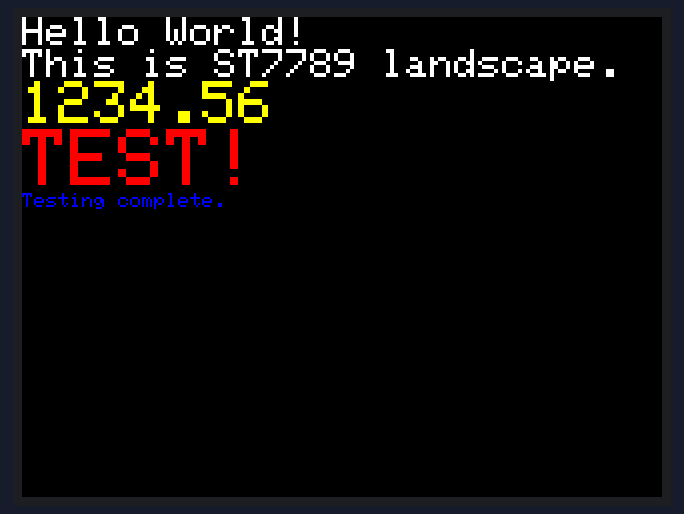
Bench run of a sketch on a simulated ESP32. On the bench: 320×240 colour display. What the sketch prints to the serial monitor is not drawn.

Above: at 0.9 s.
At 3.0 s:
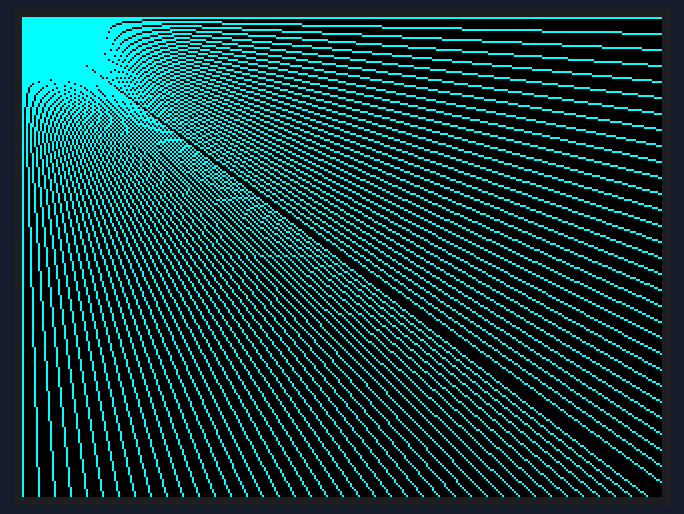
At 4.6 s:
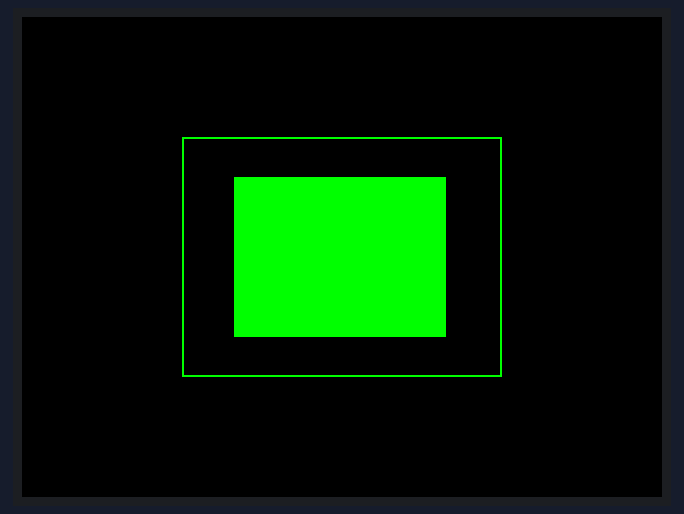
At 5.7 s:
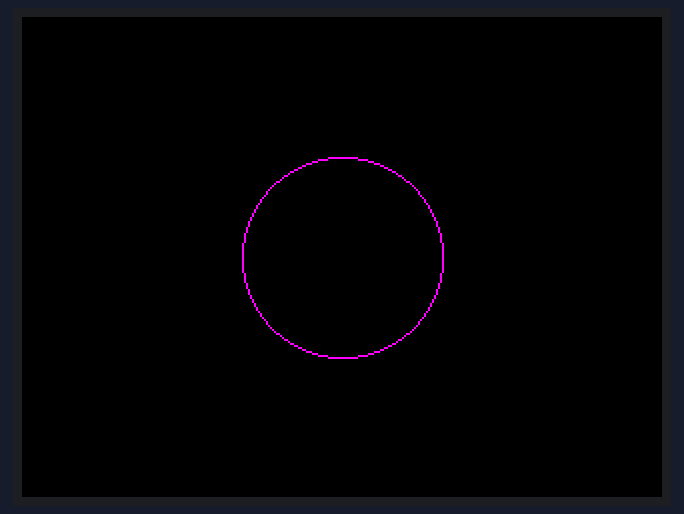
At 6.2 s:
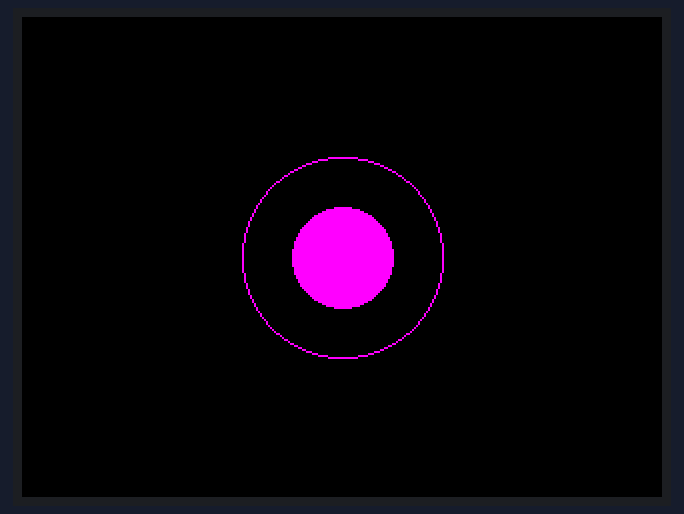
At 10.5 s:
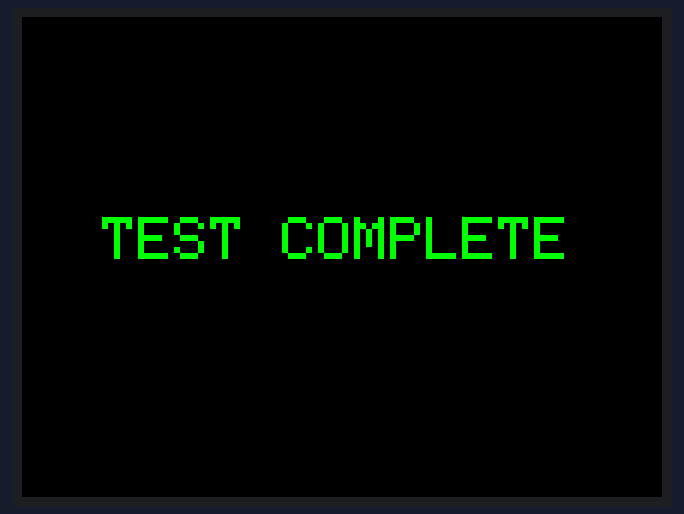

The sketch:

finalsketch_displaytest_inversionmethod.ino
```cpp
/*
  TFT_eSPI Library Test for ST7789 (320x240)

  This sketch will run all tests in landscape mode.
  It relies on your User_Setup.h file being
  correctly configured.
*/
#include <SPI.h>
#include <TFT_eSPI.h> // Include the configured library

// Create a TFT_eSPI object
TFT_eSPI tft = TFT_eSPI();

void setup() {
  Serial.begin(9600);
  Serial.println("TFT_eSPI ST7789 Test (Landscape)");

  tft.init(); // Initialize the library

  // --- LANDSCAPE MODE ---
  // setRotation(1) or setRotation(3) will give 320x240.
  // If this is upside-down, change 1 to 3.
  tft.setRotation(1);

  // --- USER REQUEST: Set background to BLACK ---
  // This should now work with TFT_INVERSION_OFF
  tft.fillScreen(TFT_BLACK);
  Serial.println("Screen set to black.");
  delay(500);

  // --- Start Test Sequence ---

  // Test 1: Text
  testText();
  delay(2000);

  // Test 2: Lines
  testLines(TFT_CYAN);
  delay(1000);

  // Test 3: Rectangles
  testRects(TFT_GREEN);
  delay(1000);

  // Test 4: Circles
  testCircles(TFT_MAGENTA);
  delay(1000);

  // Test 5: Screen Fills (R, G, B)
  testFillScreen();
  delay(1000);

  // --- Test Complete ---
  tft.fillScreen(TFT_BLACK);
  tft.setCursor(40, 100); // Centered for 320x240
  tft.setTextColor(TFT_GREEN);
  tft.setTextSize(3);

  // This text will now print correctly on one line
  tft.println("TEST COMPLETE");
  Serial.println("Test complete.");
}

void loop() {
  // The test runs once in setup(), so loop is empty.
}

// --- Helper Test Functions ---
// All functions now use tft.width() = 320 and tft.height() = 240

void testText() {
  tft.fillScreen(TFT_BLACK);
  tft.setCursor(0, 0);
  tft.setTextColor(TFT_WHITE);
  tft.setTextSize(2);
  tft.println("Hello World!");
  tft.println("This is ST7789 landscape.");

  tft.setTextColor(TFT_YELLOW);
  tft.setTextSize(3);
  tft.println(1234.56);

  tft.setTextColor(TFT_RED);
  tft.setTextSize(4);
  tft.println("TEST!");

  tft.setTextColor(TFT_BLUE);
  tft.setTextSize(1);
  tft.println("Testing complete.");
}

void testLines(uint16_t color) {
  tft.fillScreen(TFT_BLACK);
  // tft.width() is 320
  // tft.height() is 240
  for (int16_t x = 0; x < tft.width(); x += 8) {
    tft.drawLine(0, 0, x, tft.height() - 1, color);
  }
  for (int16_t y = 0; y < tft.height(); y += 8) {
    tft.drawLine(0, 0, tft.width() - 1, y, color);
  }
}

void testRects(uint16_t color) {
  tft.fillScreen(TFT_BLACK);
  tft.drawRect(tft.width() / 4, tft.height() / 4, tft.width() / 2, tft.height() / 2, color);
  delay(500);
  tft.fillRect(tft.width() / 3, tft.height() / 3, tft.width() / 3, tft.height() / 3, color);
}

void testCircles(uint16_t color) {
  tft.fillScreen(TFT_BLACK);
  tft.drawCircle(tft.width() / 2, tft.height() / 2, 50, color);
  delay(500);
  tft.fillCircle(tft.width() / 2, tft.height() / 2, 25, color);
}

void testFillScreen() {
  tft.fillScreen(TFT_RED);
  Serial.println("RED");
  delay(500);
  tft.fillScreen(TFT_GREEN);
  Serial.println("GREEN");
  delay(500);
  tft.fillScreen(TFT_BLUE);
  Serial.println("BLUE");
  delay(500);
  tft.fillScreen(TFT_BLACK);
  Serial.println("BLACK");
  delay(500);
}
```

Measured:
- what the display in image 0 shows lasts 2.1 s, from 0.8 s to 2.9 s
- what the display in image 1 shows lasts 1.1 s, from 2.9 s to 4.0 s
- what the display in image 3 shows lasts 0.5 s, from 5.6 s to 6.1 s
- what the display in image 4 shows lasts 1.0 s, from 6.1 s to 7.1 s
